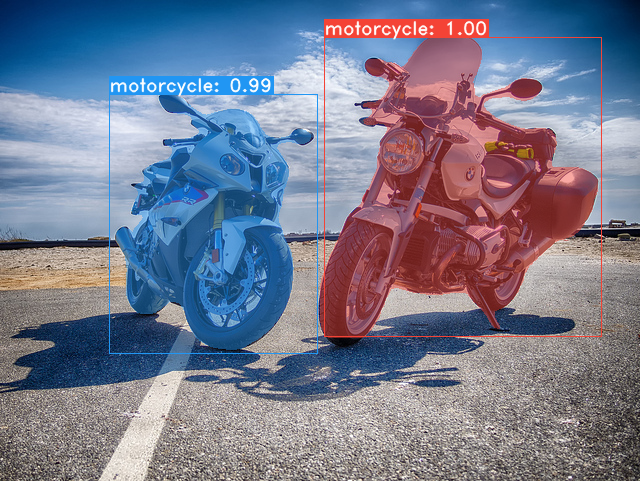
#> input picture yolact/data/yolact_example_0.png, 640 x 481 px
$ python transform.py ../data/yolact_example_0.png
#> lines starting #> are read from the running program, lines starting #| are printed output that depends on the picture
import sys
import matplotlib.pyplot as plt
from skimage import io, img_as_float
import cv2
import numpy as np

def main():
    if len(sys.argv) != 2:
        raise ValueError('Wrong arguments')
    img_filename = sys.argv[1]

    img = img_as_float(io.imread(img_filename))

    # [6 lines of commented-out code are left out]

    tl = np.array([201, 17.5])
    tr = np.array([807, 26])
    br = np.array([720, 611])
    bl = np.array([24.5, 530])


    warped = warp_image(img, tl, tr, br, bl)

    plt.figure(1)
    plt.imshow(img)
    # plt.show()
    plt.figure(2)
    plt.imshow(warped)
    plt.show()

    io.imsave("warped.png", warped)

def warp_image(image, tl, tr, br, bl):

    width = max(np.linalg.norm(tl-tr), np.linalg.norm(bl-br))
    height = max(np.linalg.norm(tl-bl), np.linalg.norm(tr-br))
    size = int(max(width, height))
    width, height = size, size

    src = np.array([tl, tr, br, bl], dtype=np.float32)

    dst = np.array([
        [0, 0],
        [width - 1, 0],
        [width - 1, height - 1],
        [0, height - 1]],
        dtype = "float32")

    M = cv2.getPerspectiveTransform(src, dst)
    return cv2.warpPerspective(image, M, (width, height))
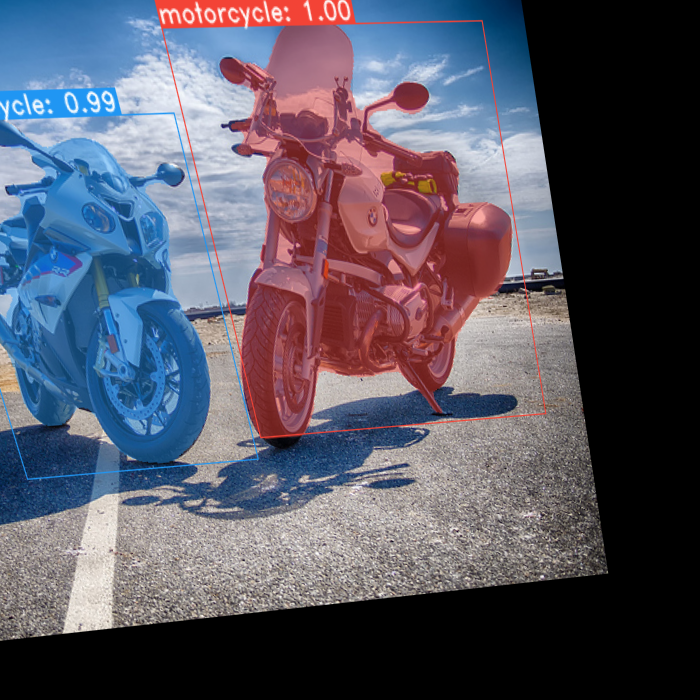
#> returned value: shape (700, 700, 3) float64; mean of channels 0, 1, 2 0.345, 0.34, 0.394; drawn as R, G, B


def backproject(src, dest, pts):
    sh, sw, sc = src.shape
    dh, dw, dc = dest.shape

    pts_src = np.array([
        [0, 0],
        [sw - 1, 0],
        [sw - 1, sh - 1],
        [0, sh - 1]],
        dtype = "float32")

    pts_dest = np.array([
        [pts[0][0], pts[0][1]],
        [pts[1][0], pts[1][1]],
        [pts[2][0], pts[2][1]],
        [pts[3][0], pts[3][1]]],
        dtype = "float32")

    mask = np.zeros(dest.shape, dtype = np.uint8)
    cv2.fillConvexPoly(mask, np.int32(pts_dest), (255,) * dc)
    mask = cv2.bitwise_not(mask)

    h, _ = cv2.findHomography(pts_src, pts_dest, cv2.RANSAC, 5.0)

    final = cv2.bitwise_or(cv2.warpPerspective(src, h, (dw, dh)), cv2.bitwise_and(dest, mask))

    # [5 lines of commented-out code are left out]
    return final


if __name__ == '__main__':
#> (the run stopped early here; a loop or call above may not have finished)

$ run again, on yolact/data/yolact_example_2.png
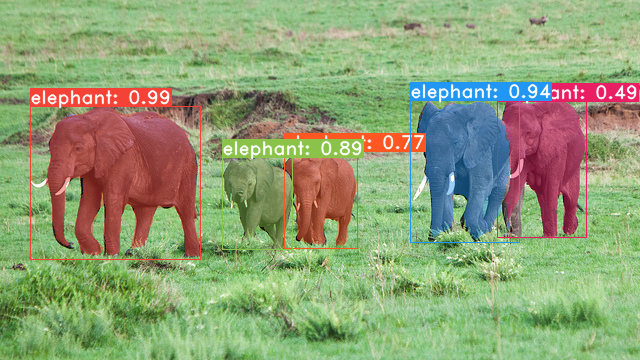
#> input picture yolact/data/yolact_example_2.png, 640 x 360 px
#> in warp_image, `return cv2.warpPerspective(image, M, (width, height))`:
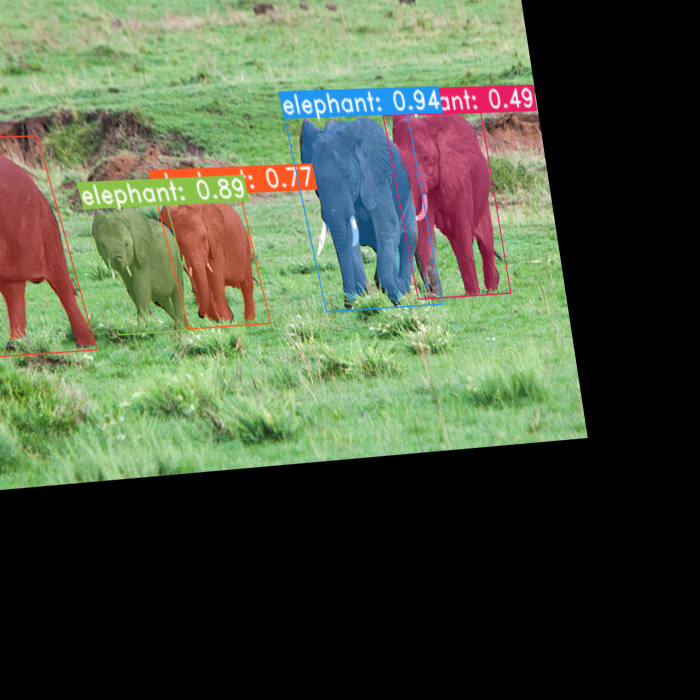
#> returned value: shape (700, 700, 3) float64; mean of channels 0, 1, 2 0.295, 0.334, 0.25; drawn as R, G, B
